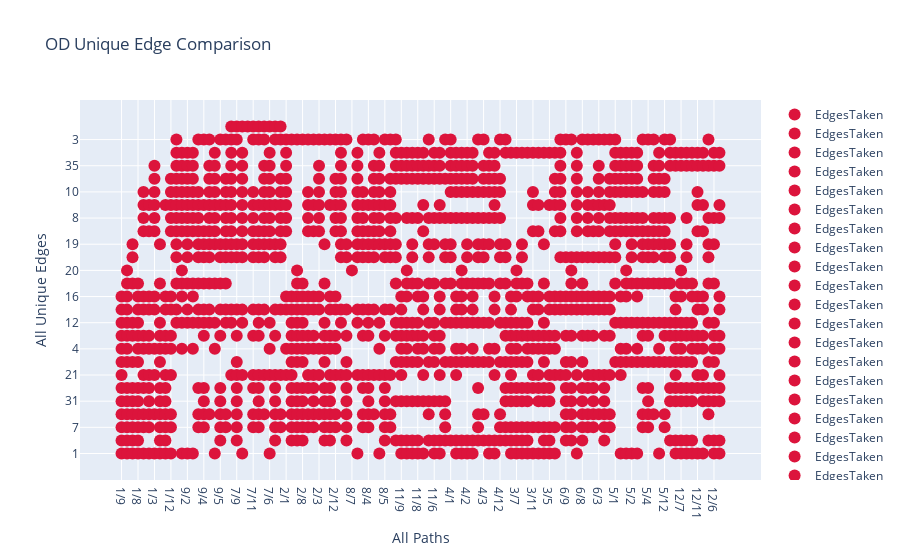

Notebook code for this chart:
### Code cell
#which edges are seen the most \
#bring coupling into play and try to assess which od are more coupled
def layer_five_new(paths_object):
    od_edge_counter=defaultdict(set)
    for i in paths_object:
        edges_list = [i for i in i.path_to_edges()]
        o=i.path[0]
        d=i.path[-1]
        od=o+'/'+d
        
        for edge in edges_list:
            
            od_edge_counter[od].add(edge)
   
    finalizer=defaultdict(list) 
    for i in od_edge_counter:
        for j in od_edge_counter:
            od=i
            od_2=j
            new_od_pair=od+'-'+od_2
            finalizer[new_od_pair].append(od_edge_counter[i].intersection(od_edge_counter[j]))
    return finalizer, od_edge_counter            
new_grapher, od_edge_counter= layer_five_new(paths_object)


keys = list(od_edge_counter.keys())
values = list(od_edge_counter.values())
new_list= list()
for i in values:
    new_list.append((list(i)))
#print(new_list)
#print(keys)
#print(new_list)
data={'OD': keys, 'Unique Edges' : new_list}

#####################df = pd.DataFrame(data)   #Ths is the one to run!!

#df=pd.DataFrame(data.data, columns=data.feature)

#firstOption
#display(df.to_string())


#secondOption
'''
with pd.option_context('display.max_rows', None,
                       'display.max_columns', None,
                       'display.precision', 3,
                       ):
    print(df)
    
'''



#thirdOption    
#print(df.to_markdown())

#heatMap
#print(df.corr())
#dataplot=sn.heatmap(data.corr())
#Keep thinking!

import plotly.graph_objects as go
fig = go.Figure()
for i in keys:
    for j in od_edge_counter[i]:


        fig.add_trace(go.Scatter(
            x=[i],
            y=[j],
            marker=dict(color="crimson", size=12),
            mode="markers",
            name="EdgesTaken",
        ))



fig.update_layout(title="OD Unique Edge Comparison",
                  xaxis_title="All Paths",
                  yaxis_title="All Unique Edges")

fig.show()
